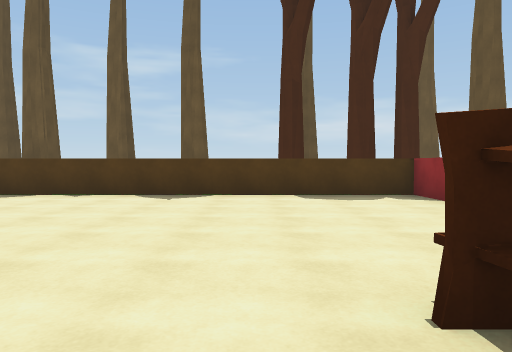
view 1 (above)

15 first-person views from a walk through a Unity game level. The camera is 1.3 m above the floor, tilts 2° down and sees 70° across. The floor is counted in squares, 2 m on a side. Each view is taken from the middle of a square. On the plan, view 1 faces up. The plan holds only what a view shows up to about 11 squares ahead; the rest is blank. The place goes on beyond the plan. The player is left out.

view 2
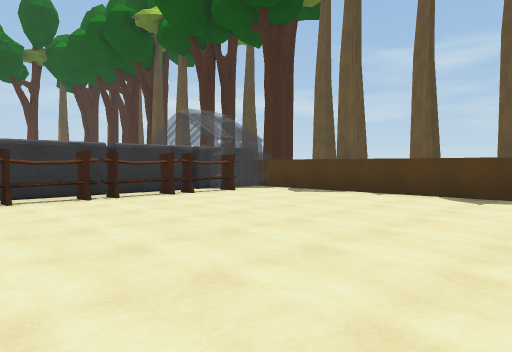

view 3
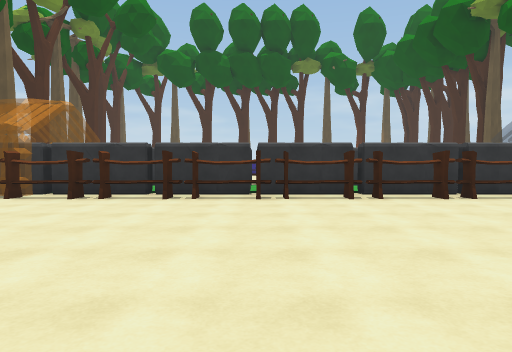

view 4
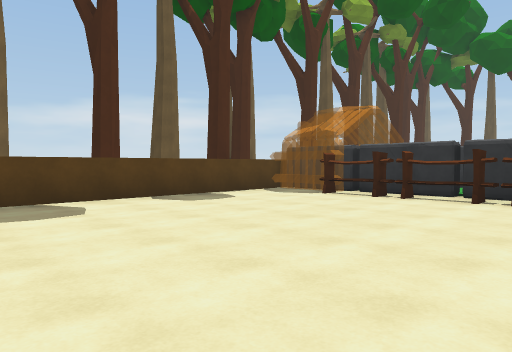

view 5
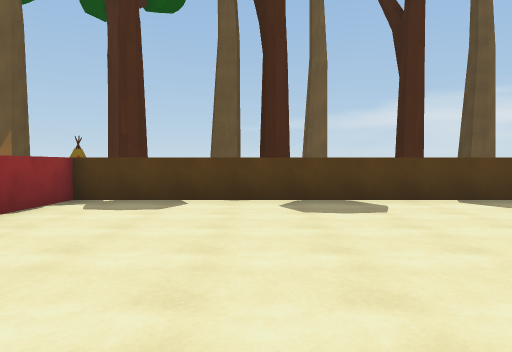

view 6
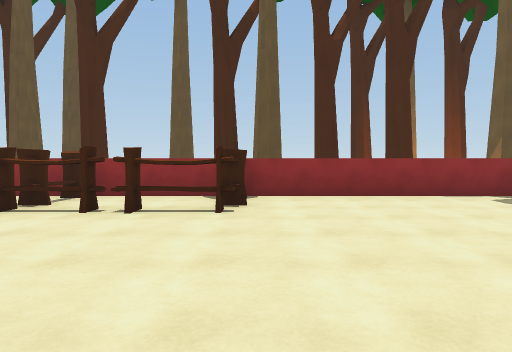

view 7
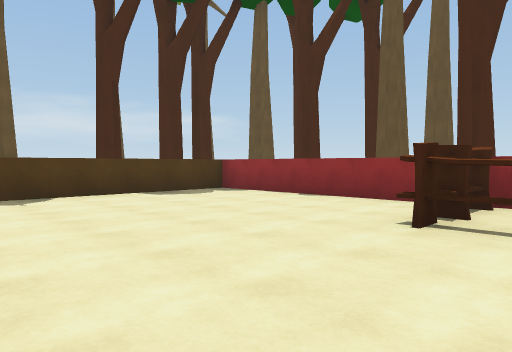

view 8
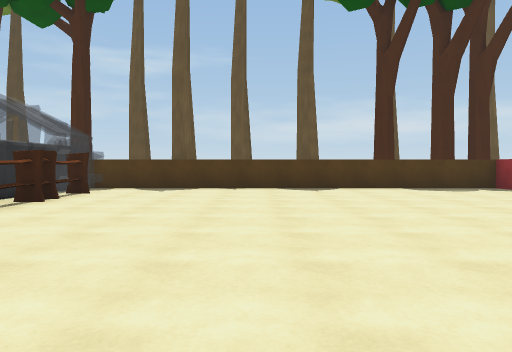

view 9
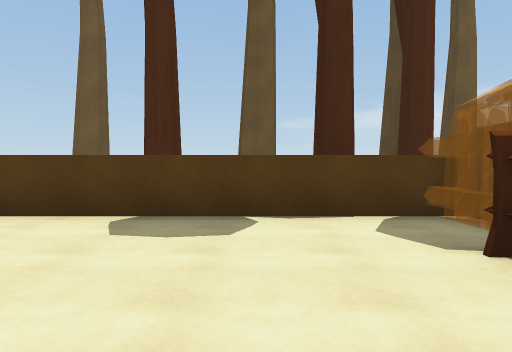

view 10
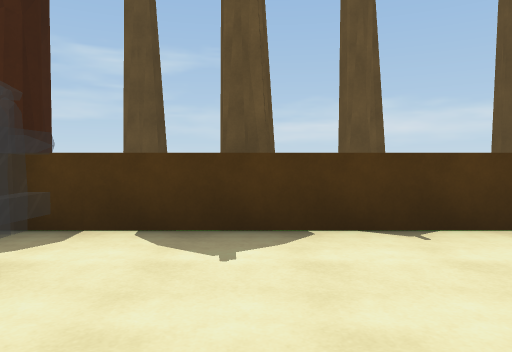

view 11
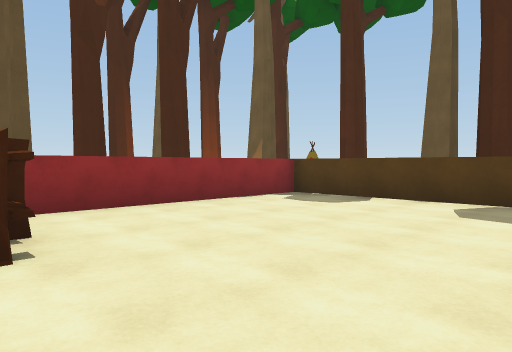

view 12
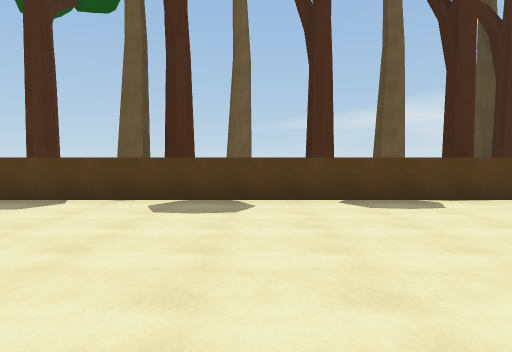

view 13
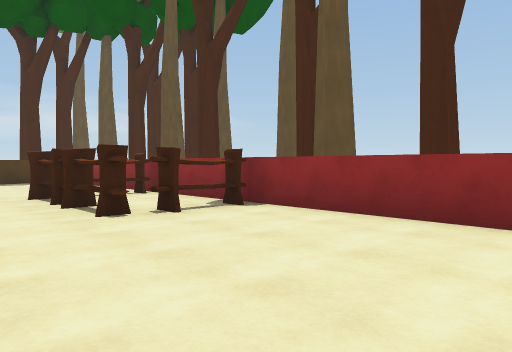

view 14
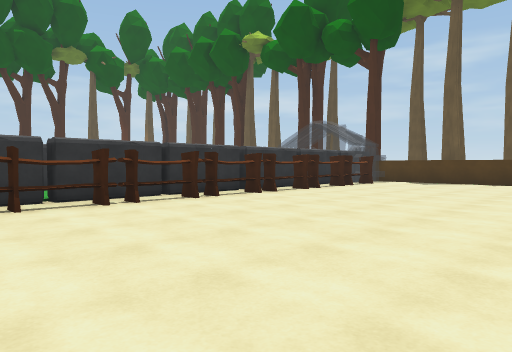

view 15
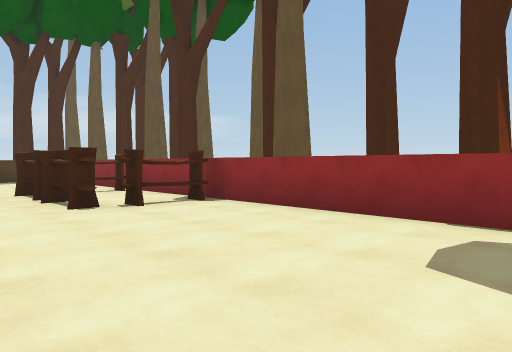

### Floor plan
Key: @ floor where view 1 was taken; # wall or solid block; . floor; ^ raised ledge; T tree; F fence; O other object.
Columns run from 8 left of view 1 to 6 right of it. Each row starts with its distance up from view 1.
 10  TT      #T
  9    T#T#T O TT
  8    T^^^^^^ ^
  7 # ..........#
  6 #F..........
  5 #F..........
  4 #F.......... T
  3 #F.......... TT
  2 #F.......... T
  1 #F.......FFF
  0 #F......@F.^
 -1 #F.......F.^ T
 -2 #F........F.#T
 -3 #F..........
 -4 #F.......... ##
 -5 #F.......... #
 -6 #F.......... T
 -7 # ..........
 -8 ^^^^^^^^^^^^TT
 -9 # TT#T #TTTTO
-10 #     TT

Where each view was taken, in squares from view 1:
view 1: 0 up, 0 right, facing up
view 2: 0 up, 0 right, facing up-left
view 3: 1 down, 0 right, facing left
view 4: 1 down, 0 right, facing down-left
view 5: 1 down, 0 right, facing down
view 6: 2 down, 4 left, facing right
view 7: 0 up, 3 left, facing up-right
view 8: 2 down, 3 left, facing up
view 9: 3 down, 5 left, facing down
view 10: 4 up, 5 left, facing up
view 11: 1 down, 2 left, facing down-right
view 12: 1 down, 2 left, facing down
view 13: 6 down, 1 left, facing up-right
view 14: 5 down, 1 left, facing up-left
view 15: 7 down, 1 left, facing up-right
